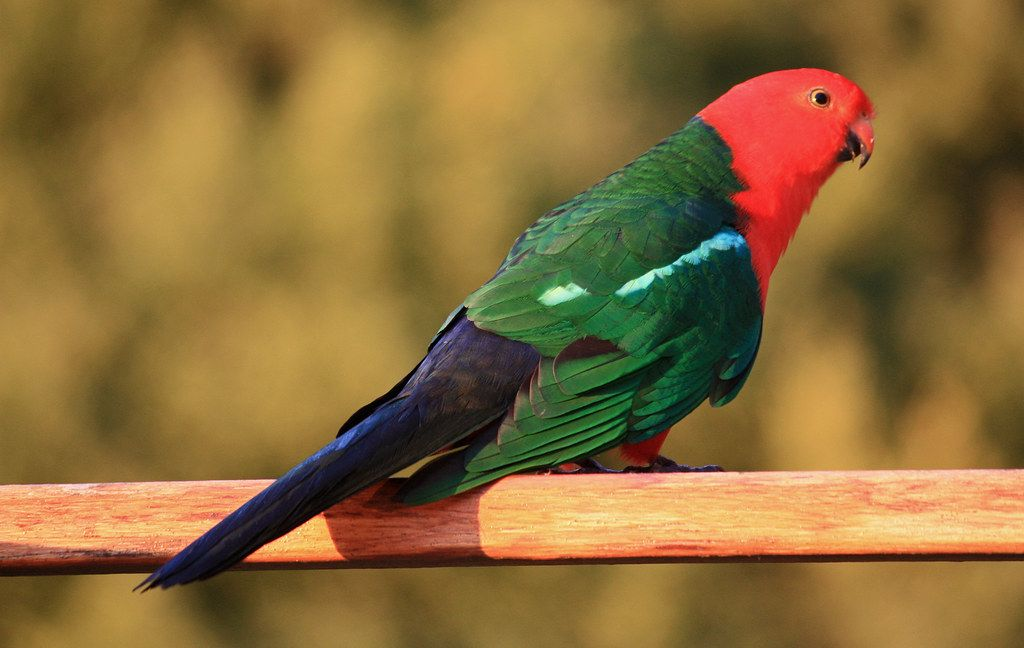
#> input picture Images/parrot.jpg, 1024 x 648 px, found by its file name
$ jupyter execute 2_Function_of_the_kernel_in_a_CNN.ipynb   (shell and % lines are left out)
#> lines starting #> are read from the running program, lines starting #| are printed output that depends on the picture
[cell 1]
#Data for work:

[cell 2]
#Packages:
import numpy as np
import matplotlib.pyplot as plt
import scipy.ndimage as nd
from skimage import io, color

[cell 3]
img=io.imread("/content/parrot.jpg") #Reading the image
#> img is the input picture: shape (648, 1024, 3); mean R, G, B 137.7, 107.9, 57.9
img.shape
#> Out = (648, 1024, 3)

[cell 4]
plt.imshow(img) #Plotting the image

[cell 5]
#How in this case the color doesn´t have information, then we change to gray scale:
img_gray=color.rgb2gray(img)
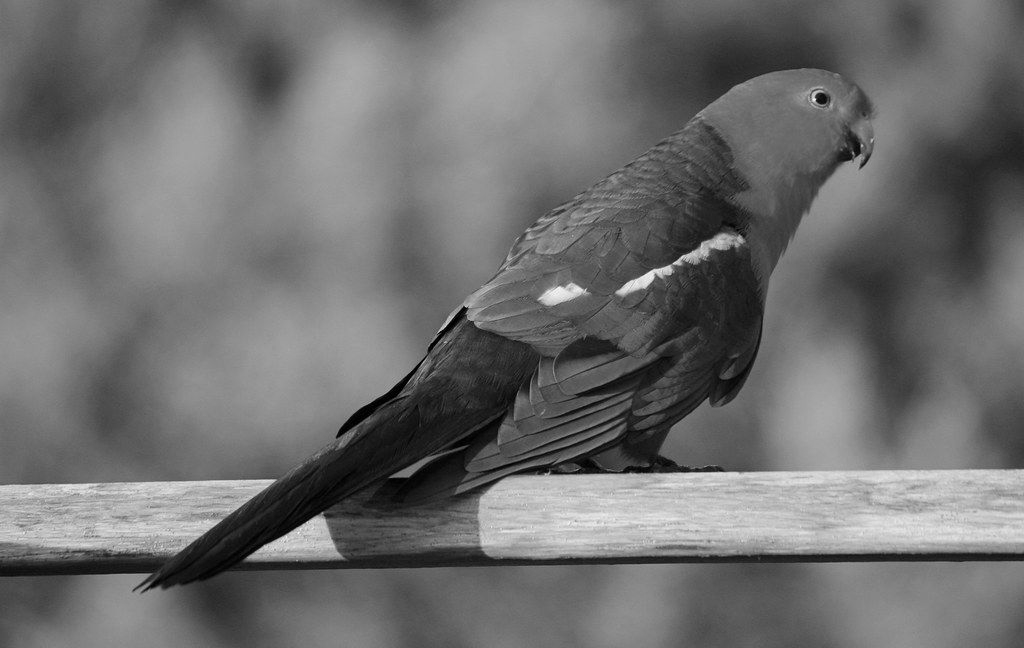
#> img_gray: shape (648, 1024) float64; min 0, max 0.973, mean 0.434
img_gray.shape
#> Out = (648, 1024)

[cell 6]
plt.imshow(img_gray)

[cell 7]
#Aplying a convolution to the image:
kernel=np.array([[1,0,-1],[1,0,-1],[1,0,-1]]) #Kernel for detect vertical edges
img_vert_edg=nd.convolve(img_gray,kernel) #Convolution between the image and the kernel
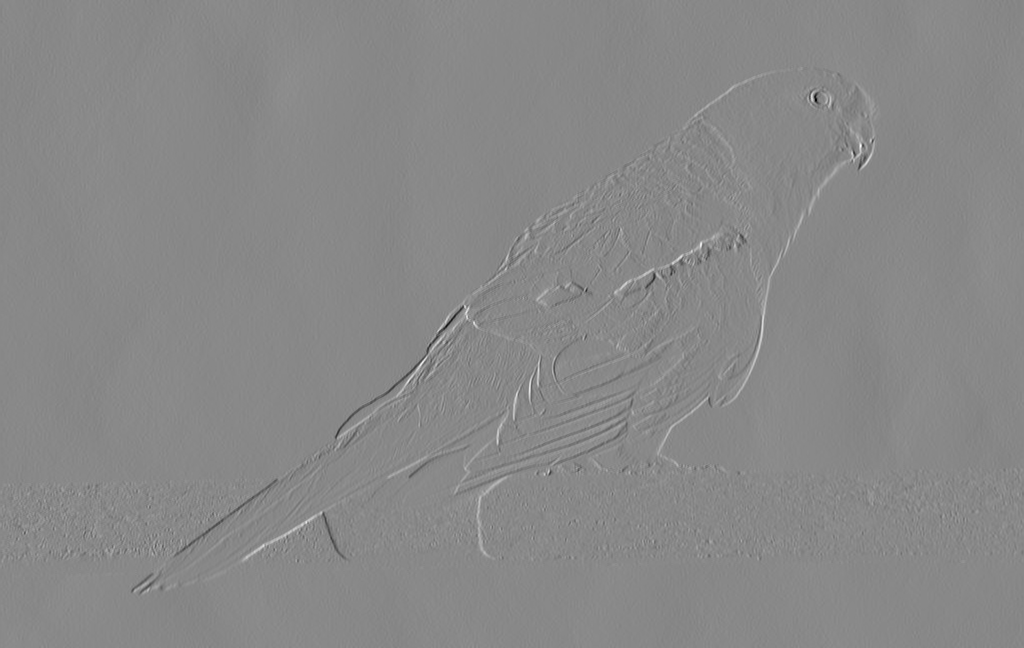
#> img_vert_edg: shape (648, 1024) float64; min -1.99, max 1.73, mean -0.000311; drawn with min black and max white
img_vert_edg.shape #Obviously to do the convolution always reduct the resolution of the image
#> Out = (648, 1024)

[cell 8]
#How we can see, efectly, the convolution detected the vertical edges:
plt.subplot(1,2,1)
plt.imshow(img_gray,cmap="gray")
plt.title("Input Image")
plt.subplot(1,2,2)
plt.imshow(img_vert_edg,cmap="gray")
plt.title("Output Image")
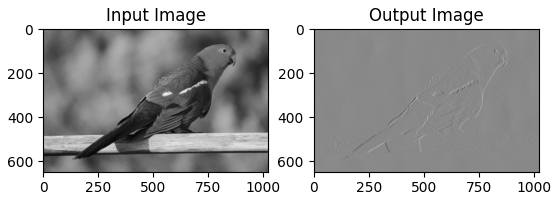
#> figure drawn by matplotlib, 2 panels

[cell 9]
#Doing the same for detect horizontal edges:
kernel=np.array([[1,1,1],[0,0,0],[-1,-1,-1]])
img_hori_edges=nd.convolve(img_gray,kernel)
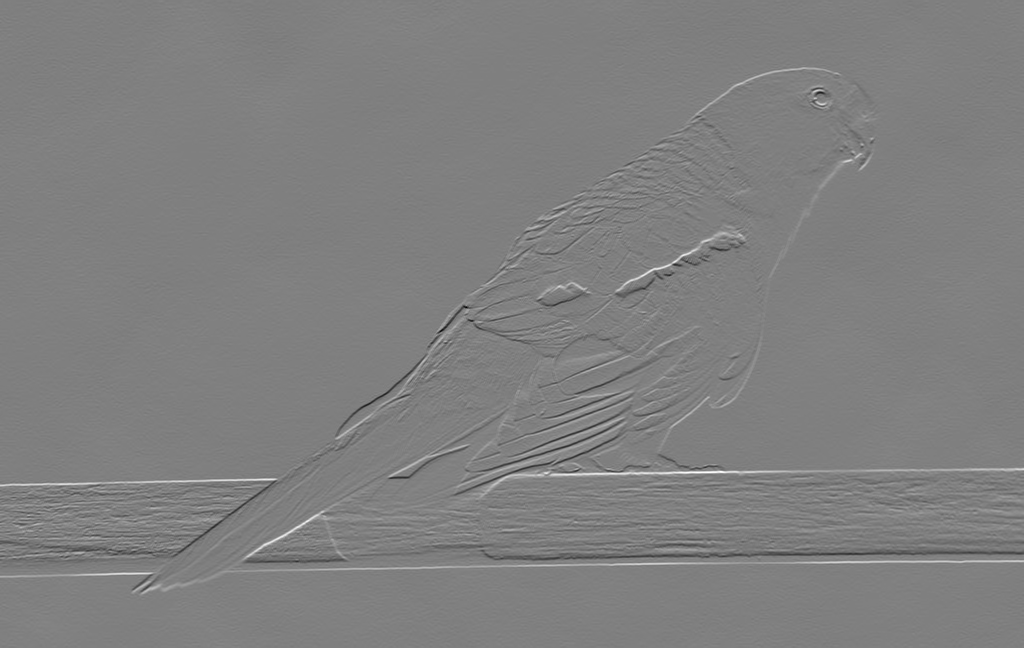
#> img_hori_edges: shape (648, 1024) float64; min -2.08, max 2.07, mean 8.89e-05; drawn with min black and max white
img_hori_edges.shape
#> Out = (648, 1024)

[cell 10]
#How we can see, efectly, the convolution detected the horizontal edges:
plt.subplot(1,2,1)
plt.imshow(img_gray,cmap="gray")
plt.title("Input Image")
plt.subplot(1,2,2)
plt.imshow(img_hori_edges,cmap="gray")
plt.title("Output Image")

[cell 11]
#Doing the same for detect get a black background:
kernel=np.zeros((3,3))
img_black_back=nd.convolve(img_gray,kernel)
#> img_black_back: shape (648, 1024) float64; every value is 0
img_black_back.shape
#> Out = (648, 1024)

[cell 12]
#How we can see, efectly, the convolution result a black background:
plt.subplot(1,2,1)
plt.imshow(img_gray,cmap="gray")
plt.title("Input Image")
plt.subplot(1,2,2)
plt.imshow(img_black_back,cmap="gray")
plt.title("Output Image")

$ run again, with Images/Colors_.jpg copied over Images/parrot.jpg
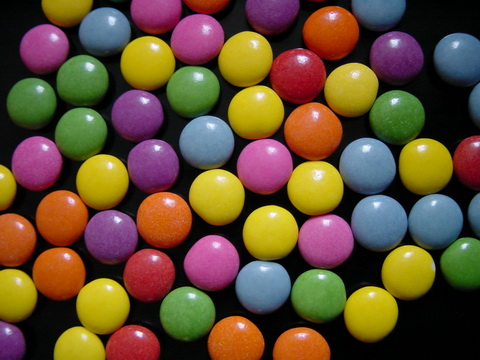
#> input picture Images/Colors_.jpg, 480 x 360 px, found by its file name
#> img is the input picture: shape (360, 480, 3); mean R, G, B 100.3, 76.7, 49.7
#> `img_vert_edg=nd.convolve(img_gray,kernel)`:
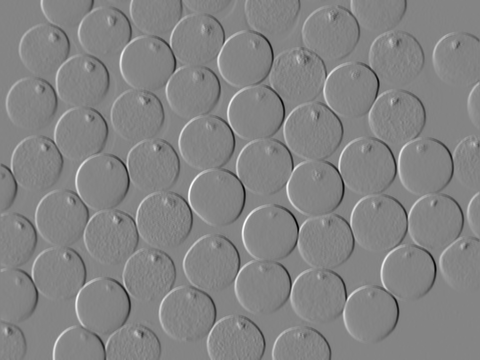
#> img_vert_edg: shape (360, 480) float64; min -1.96, max 1.81, mean -0.000546; drawn with min black and max white
#> `img_hori_edges=nd.convolve(img_gray,kernel)`:
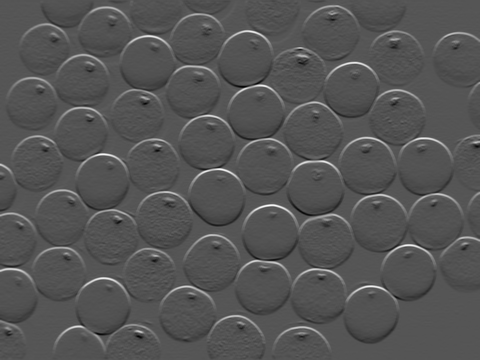
#> img_hori_edges: shape (360, 480) float64; min -1.22, max 2.42, mean -0.000651; drawn with min black and max white
#> img_black_back: shape (360, 480) float64; every value is 0
